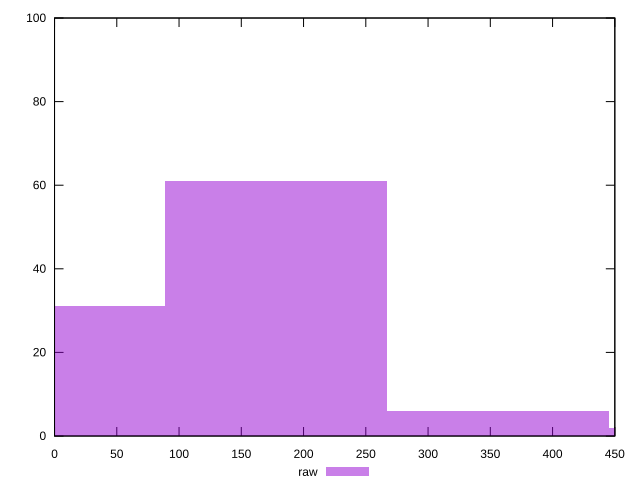

Recreate this plot in gnuplot.
reset

$raw <<EOF
178.22231155228084 61
356.4446231045617 6
0 31
534.6669346568425 2
EOF

set key outside below
set boxwidth 178.22231155228084
set xrange [0:450]
set yrange [0:100]
set trange [0:100]
set style fill transparent solid 0.5 noborder
set terminal svg size 640, 490 enhanced background rgb 'white'
set output "reprap/unused-css-rules/samples/pages+cached/raw/histogram.svg"

plot $raw title "raw" with boxes

reset
